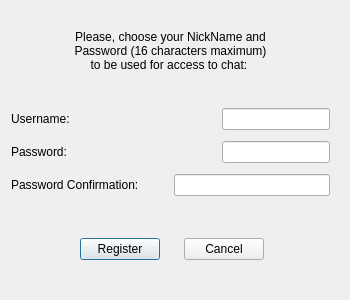
<?xml version="1.0" encoding="UTF-8"?>
<ui version="4.0">
 <class>RegNewWindow</class>
 <widget class="QDialog" name="RegNewWindow">
  <property name="geometry">
   <rect>
    <x>0</x>
    <y>0</y>
    <width>350</width>
    <height>300</height>
   </rect>
  </property>
  <property name="sizePolicy">
   <sizepolicy hsizetype="Fixed" vsizetype="Fixed">
    <horstretch>0</horstretch>
    <verstretch>0</verstretch>
   </sizepolicy>
  </property>
  <property name="minimumSize">
   <size>
    <width>350</width>
    <height>300</height>
   </size>
  </property>
  <property name="maximumSize">
   <size>
    <width>350</width>
    <height>300</height>
   </size>
  </property>
  <property name="windowTitle">
   <string>Register New User</string>
  </property>
  <widget class="QWidget" name="layoutWidget">
   <property name="geometry">
    <rect>
     <x>80</x>
     <y>235</y>
     <width>184</width>
     <height>29</height>
    </rect>
   </property>
   <layout class="QHBoxLayout" name="horizontalLayout_4">
    <item>
     <widget class="QPushButton" name="RegButton">
      <property name="text">
       <string>Register</string>
      </property>
     </widget>
    </item>
    <item>
     <spacer name="horizontalSpacer">
      <property name="orientation">
       <enum>Qt::Horizontal</enum>
      </property>
      <property name="sizeHint" stdset="0">
       <size>
        <width>40</width>
        <height>20</height>
       </size>
      </property>
     </spacer>
    </item>
    <item>
     <widget class="QPushButton" name="CancelButton">
      <property name="text">
       <string>Cancel</string>
      </property>
     </widget>
    </item>
   </layout>
  </widget>
  <widget class="QWidget" name="layoutWidget_2">
   <property name="geometry">
    <rect>
     <x>11</x>
     <y>103</y>
     <width>319</width>
     <height>101</height>
    </rect>
   </property>
   <layout class="QVBoxLayout" name="verticalLayout">
    <item>
     <layout class="QHBoxLayout" name="horizontalLayout">
      <item>
       <widget class="QLabel" name="label">
        <property name="text">
         <string>Username:</string>
        </property>
       </widget>
      </item>
      <item>
       <widget class="QLineEdit" name="UnameEdit">
        <property name="sizePolicy">
         <sizepolicy hsizetype="Maximum" vsizetype="Fixed">
          <horstretch>0</horstretch>
          <verstretch>0</verstretch>
         </sizepolicy>
        </property>
       </widget>
      </item>
     </layout>
    </item>
    <item>
     <layout class="QHBoxLayout" name="horizontalLayout_2">
      <item>
       <widget class="QLabel" name="label_2">
        <property name="text">
         <string>Password:</string>
        </property>
       </widget>
      </item>
      <item>
       <widget class="QLineEdit" name="PassEdit">
        <property name="sizePolicy">
         <sizepolicy hsizetype="Maximum" vsizetype="Fixed">
          <horstretch>0</horstretch>
          <verstretch>0</verstretch>
         </sizepolicy>
        </property>
        <property name="echoMode">
         <enum>QLineEdit::Password</enum>
        </property>
       </widget>
      </item>
     </layout>
    </item>
    <item>
     <layout class="QHBoxLayout" name="horizontalLayout_3">
      <item>
       <widget class="QLabel" name="label_3">
        <property name="text">
         <string>Password Confirmation:</string>
        </property>
       </widget>
      </item>
      <item>
       <widget class="QLineEdit" name="ConfirmPassEdit">
        <property name="sizePolicy">
         <sizepolicy hsizetype="Maximum" vsizetype="Fixed">
          <horstretch>0</horstretch>
          <verstretch>0</verstretch>
         </sizepolicy>
        </property>
        <property name="maximumSize">
         <size>
          <width>500</width>
          <height>16777215</height>
         </size>
        </property>
        <property name="echoMode">
         <enum>QLineEdit::Password</enum>
        </property>
       </widget>
      </item>
     </layout>
    </item>
   </layout>
  </widget>
  <widget class="QLabel" name="DescriptLabel">
   <property name="geometry">
    <rect>
     <x>20</x>
     <y>10</y>
     <width>301</width>
     <height>81</height>
    </rect>
   </property>
   <property name="text">
    <string>Please, choose your NickName and
Password (16 characters maximum)
to be used for access to chat: </string>
   </property>
   <property name="alignment">
    <set>Qt::AlignCenter</set>
   </property>
  </widget>
 </widget>
 <resources/>
 <connections/>
</ui>
